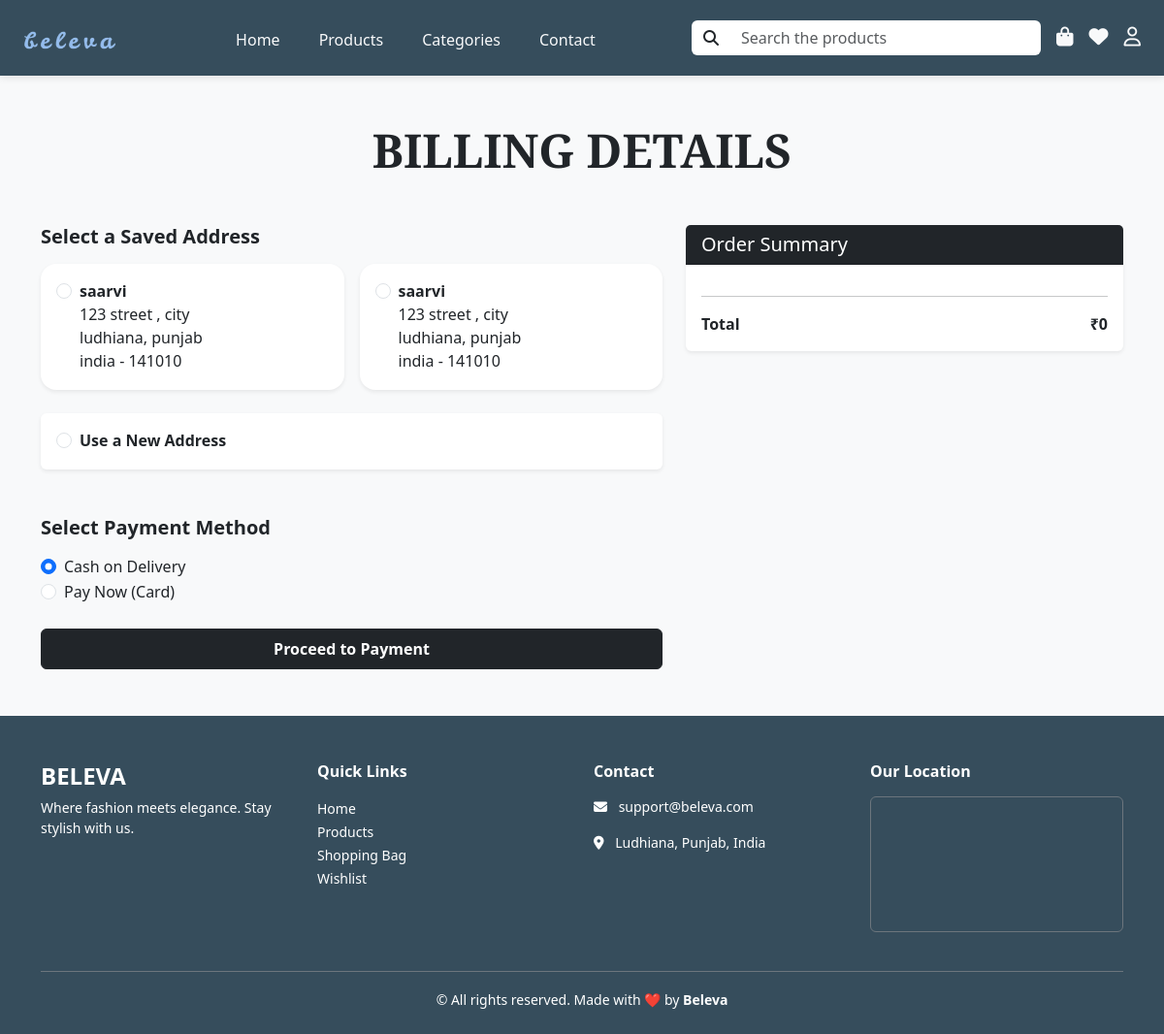
Screenshot of /accounts/address/ (signed in) with the database file from the repository.
### accounts/models.py (models this page shows, shortened)
class BillingAddress(models.Model):
    user = models.ForeignKey(Register , on_delete=models.CASCADE , null=True , blank=True)
    full_name = models.CharField(max_length=100)
    email_shipping = models.EmailField()
    phone = models.IntegerField()
    address = models.CharField(max_length=150)
    country = models.CharField(max_length=50)
    city = models.CharField(max_length=50)
    state = models.CharField(max_length=50)
    zip_code = models.IntegerField()
    order_notes = models.TextField(blank=True , null=True)
    class Meta:
        verbose_name = 'billing address'
        verbose_name_plural = 'billing addresses'

### accounts/views.py (the view, shortened to what this page needs)
# urls.py: path( 'address/' , views.address , name="address" ),
def address(request):
    register_id = request.session.get('register_id')
    if not register_id:
        return redirect('login')
    user = Register.objects.get(id = register_id)
    saved_address = BillingAddress.objects.filter(user_id = register_id)
    buy_now = request.session.get('buy_now')
    if buy_now:
        product = get_object_or_404(AllProducts , id=buy_now['id'])
        quantity = buy_now.get('quantity' , 1)
        total = product.discount_price * quantity
        grand_total += price
        items.append({
            'product' : product ,
            'quantity' : quantity ,
            'price' : total
            })
    else:
        cart = CartItem.objects.filter(user_id = register_id)
        total = 0
        for item in cart:
            total += item.total_price()
        items = cart
    return render(request , 'accounts/billing.html' , {'saved_address' : saved_address , 'items' : items , 'total' : total})

### products/context_processors.py (called while the page is built)
def wishlist_processor(request):
    wishlist_ids = []
    user_id = request.session.get('register_id')
    if user_id:
        wishlist_ids = list(Wishlist.objects.filter(user_id=user_id).values_list('product_id', flat=True))
    return {'wishlist_ids': wishlist_ids}

### templates/accounts/billing.html (shortened to what this page needs)
{% extends 'base.html' %}
{% block content %}
<div class="container my-5">
  <h2 class="text-center fw-semibold display-5 mb-5 text-uppercase" style="font-family: 'Playfair Display', serif;">Billing Details</h2>
  <div class="row g-4">
    <div class="col-12 col-lg-7">
      <form method="post" id="billing-form" class="needs-validation" novalidate>
        {% if saved_address %}
        <h5 class="fw-semibold mb-3">Select a Saved Address</h5>
        <div class="row g-3">
          {% for addr in saved_address %}
          <div class="col-12 col-md-6">
            <div class="card h-100 shadow-sm border-0 address-card">
              <div class="card-body">
                <div class="form-check">
                  <input class="form-check-input" type="radio" name="selected_address"
                    id="addr{{ addr.id }}" value="{{ addr.id }}"
                    {% if forloop.first %}required{% endif %}
                    onclick="toggleNewAddress(false)">
                  <label class="form-check-label" for="addr{{ addr.id }}">
                    <strong>{{ addr.full_name }}</strong><br>
                    {{ addr.address }}<br>
                    {{ addr.city }}, {{ addr.state }}<br>
                    {{ addr.country }} - {{ addr.zip_code }}
                  </label>
                </div>
              </div>
            </div>
          </div>
          {% endfor %}
        </div>
        {% endif %}
        <div class="mt-4">
          <div class="card border-0 shadow-sm">
            <div class="card-body">
              <div class="form-check">
                <input class="form-check-input" type="radio" name="selected_address"
                  id="newAddress" value="" onclick="toggleNewAddress(true)">
                <label class="form-check-label fw-semibold" for="newAddress">
                  Use a New Address
                </label>
              </div>
            </div>
          </div>
        </div>
        <div class="mt-5">
          <h5 class="fw-semibold mb-3">Select Payment Method</h5>
          <div class="form-check">
            <input class="form-check-input" type="radio" name="payment_method" value="COD" id="cod" checked>
            <label class="form-check-label" for="cod">Cash on Delivery</label>
          </div>
          <div class="form-check">
            <input class="form-check-input" type="radio" name="payment_method" value="CARD" id="card">
            <label class="form-check-label" for="card">Pay Now (Card)</label>
          </div>
        </div>
        <button type="submit" class="btn btn-dark w-100 mt-4 py-2 fw-semibold">Proceed to Payment</button>
      </form>
    </div>
    <div class="col-12 col-lg-5">
      <div class="card shadow-sm border-0">
        <div class="card-header bg-dark text-white">
          <h5 class="mb-0">Order Summary</h5>
        </div>
        <div class="card-body">
          <hr>
          <div class="d-flex justify-content-between fw-bold">
            <span>Total</span>
            <span>₹{{ total }}</span>
          </div>
        </div>
      </div>
    </div>
  </div>
</div>
{% endblock %}

### static/css/styles.css (style rules this page uses)
* { padding: 0px; margin: 0px; }
.containers { width: 100vw; height: 100vh; overflow-y: auto; overflow-x: hidden; background-color: #F8F9FA; }
.address-card { transition: transform .2s ease, box-shadow .2s ease; }

### templates/accounts/billing.html (style rules this page uses)
.address-card { border-radius: 16px; transition: transform .2s ease, box-shadow .2s ease; }

### rows the page displays
BillingAddress: full_name "saarvi", address "123 street , city", city "ludhiana", state "punjab", country "india", zip_code "141010"
BillingAddress: full_name "saarvi", address "123 street , city", city "ludhiana", state "punjab", country "india", zip_code "141010"

### other values shown
{{ total }} "0"
